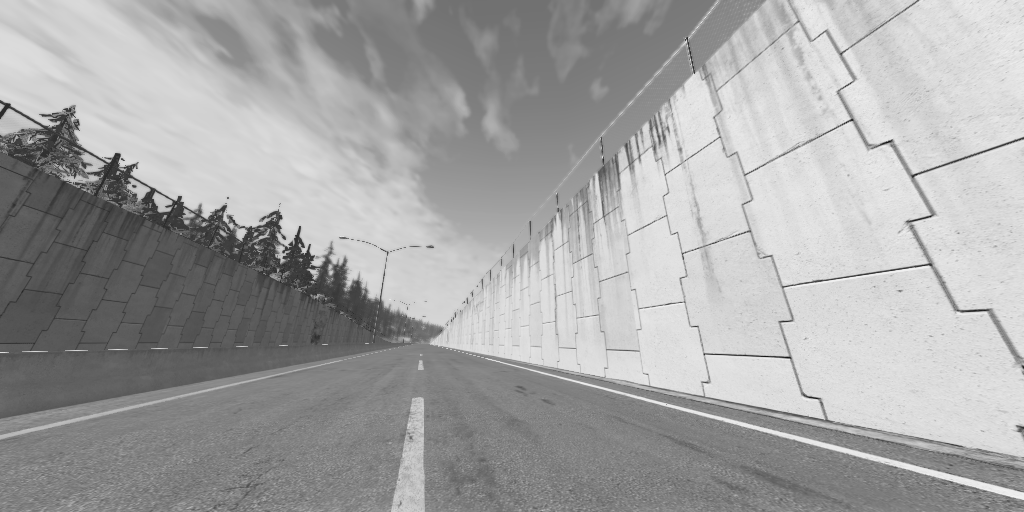
#> input picture sentdex/1left.png, 1024 x 512 px
$ jupyter execute sandbox.ipynb   (shell and % lines are left out)
#> lines starting #> are read from the running program, lines starting #| are printed output that depends on the picture; after the words box and inside, x2 and y2 are one past the last pixel; in counts of white or black regions, pixels touching at a corner belong together
#> further down, screen is the input picture: shape (512, 1024, 3); min 19, max 244, mean 164.9
[cell 1]
import numpy as np
import cv2
import time

def draw_lines(img, lines):
    try:
        for line in lines:
            coords = line[0]
            cv2.line(img, (coords[0],coords[1]), (coords[2],coords[3]), [255,255,255], 3)
    except:
        pass


def roi(img, vertices):
    mask = np.zeros_like(img)
    cv2.fillPoly(mask, vertices, 255)
    masked = cv2.bitwise_and(img, mask)
    return masked


def process_img(original_image):
    processed_img = cv2.cvtColor(original_image, cv2.COLOR_BGR2GRAY)
    processed_img = cv2.Canny(processed_img, threshold1=200, threshold2=300)
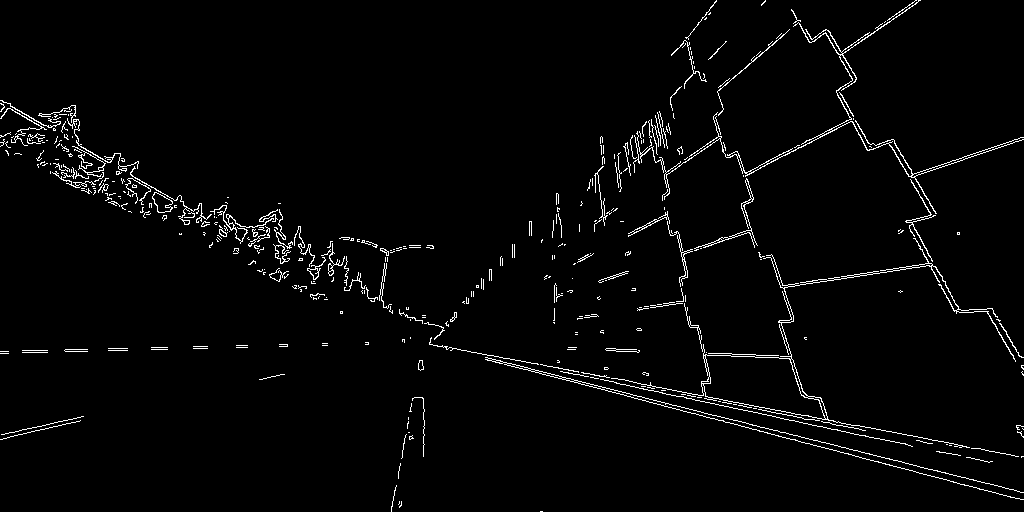
#> processed_img: shape (512, 1024); 2.5% white in thin lines or dots
    processed_img = cv2.GaussianBlur(processed_img, (3,3), 0 )
    vertices = np.array([[10,500],[10,300], [300,200], [500,200], [800,300], [800,500]], np.int32)
    processed_img = roi(processed_img, [vertices])
#> in roi, `cv2.fillPoly(mask, vertices, 255)`:
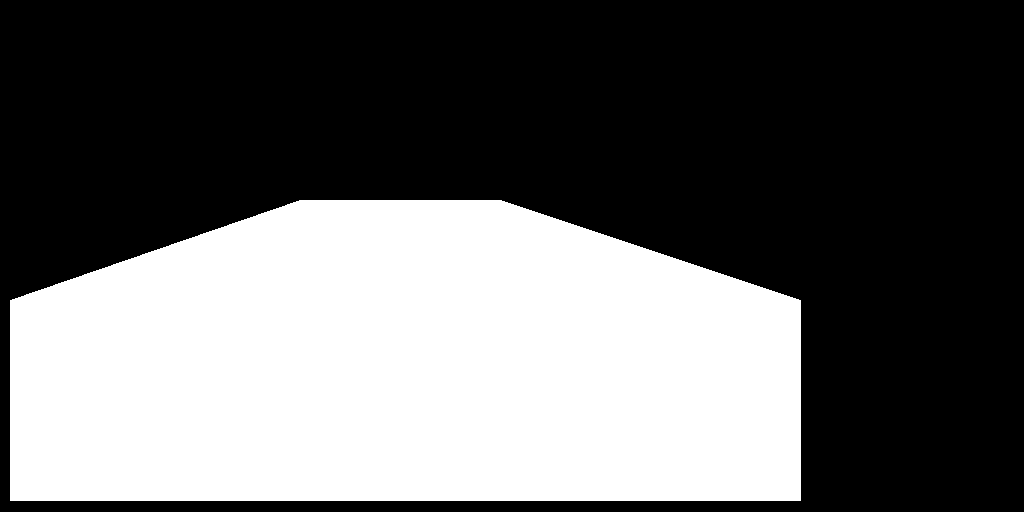
#> mask: shape (512, 1024); 39.8% white; 1 white region, box (x1, y1, x2, y2) and area: (10, 200, 801, 501) 208491
#> in roi, `masked = cv2.bitwise_and(img, mask)`:
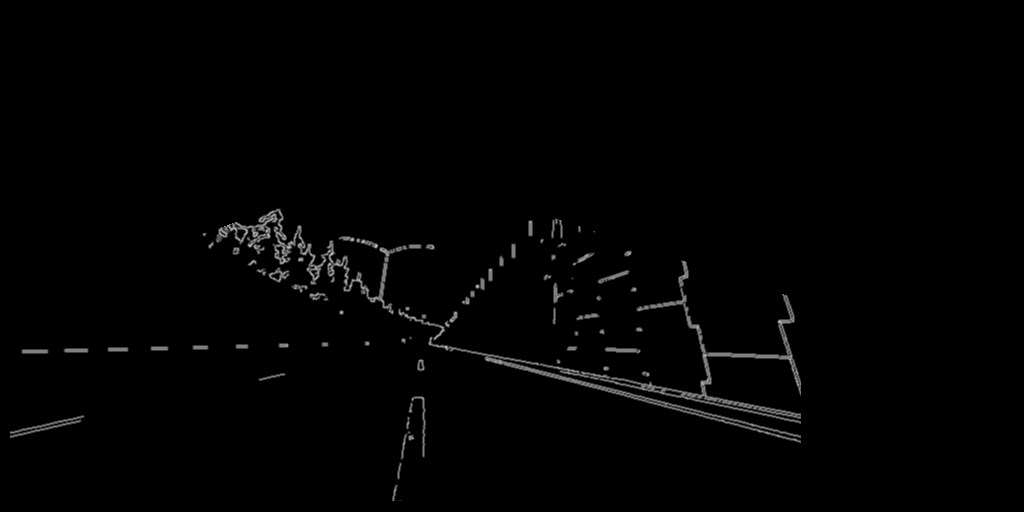
#> masked: shape (512, 1024); min 0, max 207, mean 2.5

    #                       edges
    lines = cv2.HoughLinesP(processed_img, 1, np.pi/180, 180, np.array([]), 20, 15)
#> lines = 13 rows, first 6: [428, 342, 800, 441], [428, 341, 799, 440], [453, 347, 800, 415], [484, 358, 800, 443], [479, 354, 800, 417], [493, 354, 800, 413]
    draw_lines(processed_img,lines)
#> the loop in draw_lines, `for line in lines:` made 13 passes
#> coords on passes 1 to 12: [428, 342, 800, 441], [428, 341, 799, 440], [453, 347, 800, 415], [484, 358, 800, 443], [479, 354, 800, 417], [493, 354, 800, 413], [428, 343, 449, 348], [448, 345, 796, 438], [559, 372, 800, 423], [560, 371, 800, 422], [107, 349, 128, 348], [602, 385, 800, 438]
    return processed_img


def main():
    last_time = time.time()
    screen = cv2.imread("1left.png")
    new_screen = process_img(screen)
    print('Loop took {} seconds'.format(time.time()-last_time))
    last_time = time.time()
    cv2.imshow('window', new_screen)
    #cv2.imshow('window2', cv2.cvtColor(screen, cv2.COLOR_BGR2RGB))
    if cv2.waitKey(25) & 0xFF == ord('q'):
        cv2.destroyAllWindows()

[cell 2]
import numpy as np
import cv2
import time

screen = cv2.imread("1left.png")
new_screen = process_img(screen)
cv2.imshow('window', new_screen)
